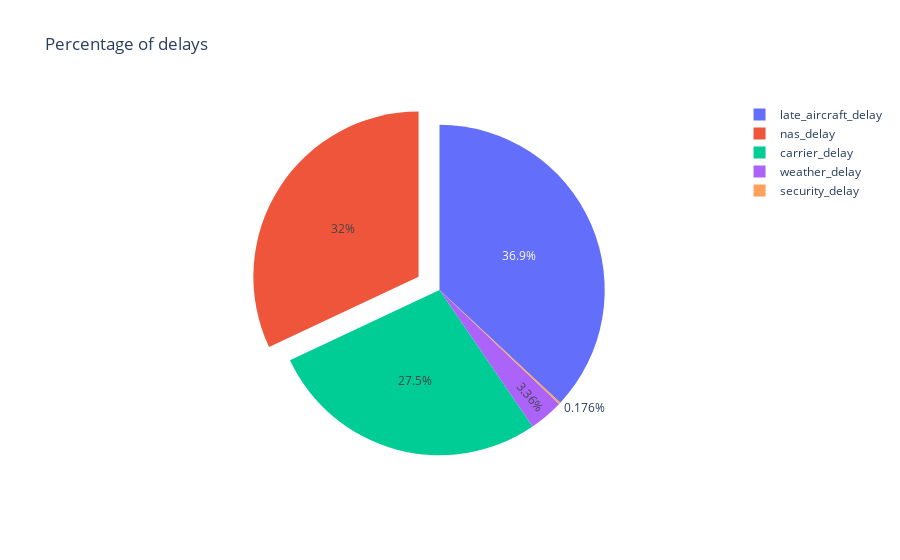

The notebook cell saved with this chart:
### Code cell
import plotly.graph_objects as go

fig = go.Figure(data=[go.Pie(labels=average_percentage_delay.drop(5,0)["index"],
                             values=average_percentage_delay.drop(5,0)['average_percentages'],
                    pull=[0, 0, 0.15, 0, 0])])

fig.update_layout(
            xaxis=dict(
            tickmode="linear",
            categoryorder="total descending"),
            title="Percentage of delays")
fig.show()

### Figure 1 — Plotly figure (JSON) as saved in the notebook; plotly's stock layout.template omitted (floating-point values rounded to 4 significant figures)
{"data": [{"labels": ["carrier_delay", "weather_delay", "nas_delay", "security_delay", "late_aircraft_delay"], "pull": [0, 0, 0.15, 0, 0], "type": "pie", "values": [0.2754, 0.03358, 0.3199, 0.001763, 0.3694]}], "layout": {"title": {"text": "Percentage of delays"}, "xaxis": {"categoryorder": "total descending", "tickmode": "linear"}}}
